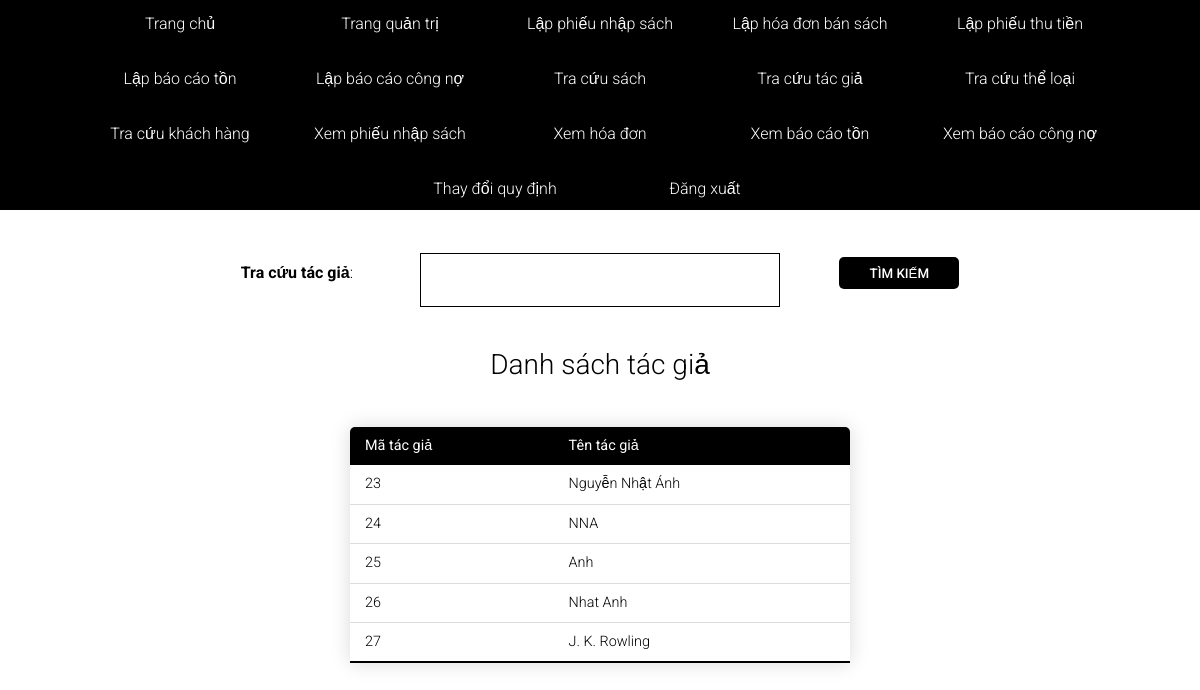
Page /bookstore/search-authors/ (signed in) on the earlier database version.
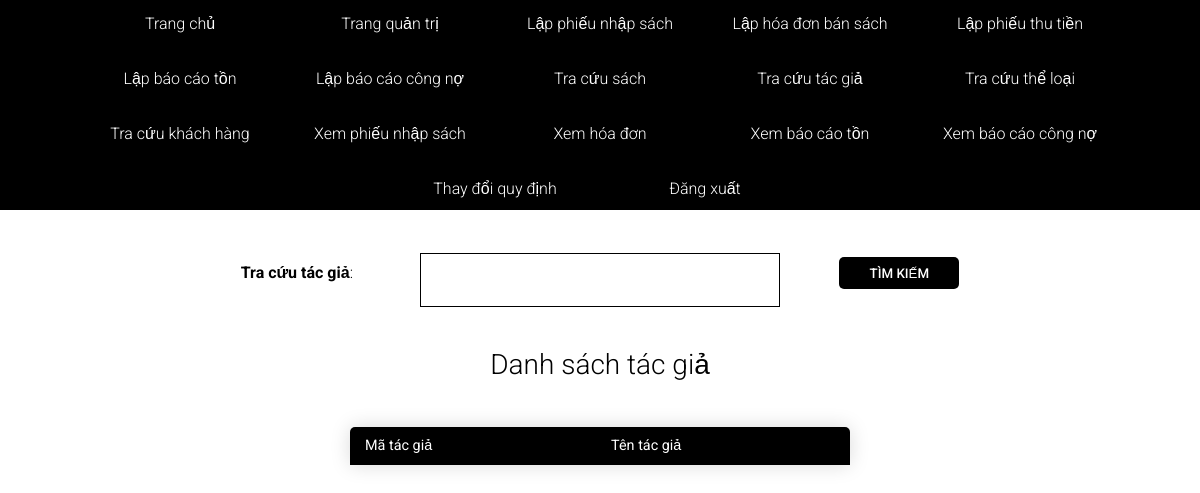
Same page on the later database version.
### bookstore/models.py (models this page shows, shortened)
class TacGia(models.Model):
    ma_tac_gia = models.AutoField(auto_created=True, primary_key=True)
    ten_tac_gia = models.CharField(max_length=40, null=True, blank=True)

### bookstore/views.py (the view)
# urls.py: path('search-authors/', views.searchAuthors, name="search-authors"),
@login_required(login_url="login")
def searchAuthors(request):
    search_query = ''
    if request.GET.get('search_query'):
        search_query = request.GET.get('search_query')
    authors = TacGia.objects.filter(
        Q(ma_tac_gia__icontains=search_query) |
        Q(ten_tac_gia__icontains=search_query)
    )
    context = {'authors': authors, 'search_query': search_query}
    return render(request, 'bookstore/search-authors.html', context)

### bookstore/templates/bookstore/search-authors.html (shortened to what this page needs)
<!DOCTYPE html>
{% load static %}
<html lang="en">
    <head>
        <link rel="stylesheet" href="{% static 'styles/reset.css' %}" />
        <link rel="stylesheet" href="{% static 'styles/search-authors.css' %}" />
        <link rel="stylesheet" href="https://cdnjs.cloudflare.com/ajax/libs/font-awesome/4.7.0/css/font-awesome.min.css">
    </head>
    <body>
        <nav>
            {% include 'navbar.html' %}
        </nav>
        <form class="form" action="{% url 'search-authors' %}" method="get">
            <label for="authors-search"><b>Tra cứu tác giả</b>:</label>
            <input type="search" id="authors-search" name="search_query" value="{{search_query}}">
            <input type="submit" value="Tìm kiếm">
        </form>
        <div class="author-table">
			<h1>Danh sách tác giả</h1>
			<table class="content-table">
				<thead>
					<tr>
						<th>Mã tác giả</th>
						<th>Tên tác giả</th>
					</tr>
				</thead>
				<tbody>
					{% for author in authors %}
					<tr>
						<td>{{author.ma_tac_gia}}</td>
						<td>{{author.ten_tac_gia}}</td>
					</tr>
					{% endfor %}
				</tbody>
			</table>
		</div>
    </body>
</html>

Differences in the rows shown:
removed TacGia: ma_tac_gia "23", ten_tac_gia "Nguyễn Nhật Ánh"
removed TacGia: ma_tac_gia "24", ten_tac_gia "NNA"
removed TacGia: ma_tac_gia "25", ten_tac_gia "Anh"
removed TacGia: ma_tac_gia "26", ten_tac_gia "Nhat Anh"
removed TacGia: ma_tac_gia "27", ten_tac_gia "J. K. Rowling"
